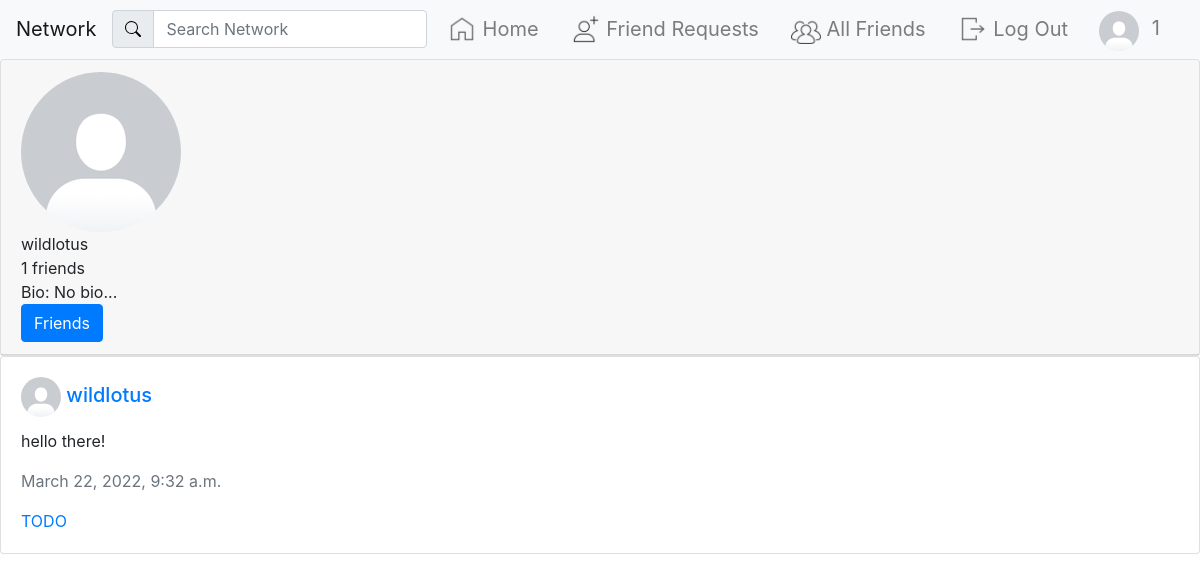
/profile/12 (signed in), run on the app's committed database.
### network/models.py (models this page shows)
class User(AbstractUser):
    pass

class UserProfile(models.Model):
    user = models.OneToOneField(User, primary_key=True, related_name="profile", on_delete=models.CASCADE)
    name = models.CharField(max_length=64, blank=True, null=True)
    bio = models.TextField(blank=True, default="No bio...")
    picture = models.ImageField(blank=True, default="default_profile_image.png")
    friends = models.ManyToManyField(User, blank=True, related_name="friends")

class Post(models.Model):
    author = models.ForeignKey(UserProfile, on_delete=models.CASCADE)
    description = models.CharField(max_length=64)
    only_friends = models.BooleanField(default=False)
    only_me = models.BooleanField(default=False)
    timestamp = models.DateTimeField(default=timezone.now)

### network/views.py (the view)
# urls.py: path("profile/<int:profile_id>", views.show_profile, name="profile"),
def show_profile(request, profile_id):
    try:
        profile = UserProfile.objects.get(pk=profile_id)
        context = {
            "profile": profile,
            "posts": Post.objects.filter(author=profile).order_by('-timestamp'),
            "friend_request_available": not request.user.is_anonymous and not profile.user in request.user.profile.friends.all() and profile.user != request.user,
            "currently_friended": not request.user.is_anonymous and profile.user in request.user.profile.friends.all(),
            "friend_request_available": not request.user.is_anonymous and profile.user != request.user and not profile.user in request.user.profile.friends.all(),
        }
        if request.user.is_authenticated:
            context["self_in_friend_request"] = self_in_friend_request(profile.user, request.user)
            context["self_in_profile_friend_request"] = self_in_profile_friend_request(request.user, profile.user)
            if self_in_profile_friend_request(request.user, profile.user):
                friend_request = FriendRequest.objects.get(to_user=request.user, from_user=profile.user)
                context["friend_request_id"] = friend_request.id
            if request.user != profile.user:
                context["mutual_friends"] = mutual_friends(request.user.profile, profile)
                context["mutual_friends_amount"] = mutual_friends(request.user.profile, profile).count()
    except UserProfile.DoesNotExist:
        return JsonResponse({"error": "User matching query does not exist."})
    return render(request, "network/profile.html", context)

### network/views.py (called while the page is built)
def mutual_friends(request_user, profile):
    profile_friends = profile.friends.all()
    friends_with_profile = profile_friends.values_list('pk', flat=True)
    mutual_friends_of_request_user = request_user.friends.filter(pk__in=friends_with_profile)
    return mutual_friends_of_request_user

def self_in_friend_request(to_user, from_user):
    try:
        FriendRequest.objects.get(to_user=to_user, from_user=from_user)
        return True
    except FriendRequest.DoesNotExist:
        return False

def self_in_profile_friend_request(to_user, from_user):
    try:
        FriendRequest.objects.get(to_user=to_user, from_user=from_user)
        return True
    except FriendRequest.DoesNotExist:
        return False

### network/templates/network/profile.html (shortened to what this page needs)
{% extends "network/layout.html" %} {% load static %}
{% block body %}
    <div id="profile">
        <div class="card">
            <div class="card-header">
                <div>
                    <img class="profile_picture" src="{{ profile.picture.url }}" alt="Profile Picture" style="border-radius: 50%">
                    <div class="profile-username">
                        {{ profile.user.username }}
                    </div>
                    <div>
                        <span id="friends_amount">{{ profile.friends.count }} friends</span>
                    </div>
                    <div class="profile-bio">
                        Bio: {{ profile.bio }}
                    </div>
                    {% if friend_request_available or self_in_friend_request or currently_friended or self_in_profile_friend_request %}
                        {% if currently_friended %}
                            <button type="button" class="btn btn-primary" data-toggle="modal" data-target="#myModal">Friends</button>
                        {% elif self_in_friend_request %}
                            <button type="button" class="btn btn-primary" id="cancel_friend_request_button" data-profile_id="{{ profile.user.id }}">Cancel Request</button>
                        {% else %}
                            <button type="button" class="btn btn-primary" id="send_friend_request_button" data-profile_id="{{ profile.user.id }}">Add Friend</button>
                        {% endif %}
                    {% endif %}
                </div>
            </div>
        </div>
    </div>
    {% for post in posts %}
        {% include "network/posts.html" %}
    {% empty %}
        <div class="d-flex justify-content-center text-muted">
            <h4 class="mt-4">No posts available</h4>
        </div>
    {% endfor %}
{% endblock body %}

### network/templates/network/layout.html (shortened to what this page needs)
{% load static %}
<!DOCTYPE html>
<html lang="en">
<head>
    <link rel="stylesheet" href="https://stackpath.bootstrapcdn.com/bootstrap/4.4.1/css/bootstrap.min.css">
    <link rel="stylesheet" href="{% static 'network/css/styles.css' %}">
</head>
<body>
    <nav class="navbar navbar-expand-lg navbar-light bg-light">
        <a class="navbar-brand" href="{% url 'index' %}">Network</a>
        <form class="form-inline" action="{% url 'search_results' %}" method="get">
            <div class="input-group">
                <div class="input-group-prepend">
                    <span class="input-group-text" id="basic-addon1">
                        <img src="{% static 'network/images/search.svg' %}" alt="">
                    </span>
                </div>
                <input class="form-control mr-sm-2" type="search" placeholder="Search Network" aria-label="Search" name="q">
            </div>
        </form>
        <div class="collapse navbar-collapse" id="navbarNav">
            <ul class="navbar-nav mx-auto">
                <li class="nav-item">
                    <a class="navbar-brand nav-link" href="{% url 'index' %}">
                        <img src="{% static 'network/images/Home_homepage_interface-256.webp' %}" width="30" class="d-inline-block align-top" alt="">
                        Home
                    </a>
                </li>
                {% if user.is_authenticated %}
                <li class="nav-item">
                    <a class="navbar-brand nav-link" href="{% url 'friend_requests' %}">
                        <img src="{% static 'network/images/7282320.png' %}" width="30" class="d-inline-block align-top" alt="">
                        Friend Requests
                    </a>
                </li>
                <li class="nav-item">
                    <a class="navbar-brand nav-link" href="{% url 'friends' user.id %}">
                        <img src="{% static 'network/images/users2-1-256.webp' %}" width="30" class="d-inline-block align-top" alt="">
                        All Friends
                    </a>
                </li>
                <li class="nav-item">
                    <a class="navbar-brand nav-link" href="{% url 'logout' %}">
                        <img src="{% static 'network/images/exit_logout_sign-256.webp' %}" width="30" height="30" class="d-inline-block align-top" alt="">
                        Log Out
                    </a>
                </li>
                {% endif %}
            </ul>
            {% if user.is_authenticated %}
                <ul class="navbar-nav ml-auto">
                    <li class="nav-item">
                        <img src="{{ user.profile.picture.url }}" alt="Logged in Profile Picture" width="40" height="40" style="border-radius: 50%;">
                        <a class="nav-link navbar-brand" href="{% url 'profile' user.id %}" id="profile">{{ user.username }}</a>
                    </li>
                </ul>
            {% endif %}
        </div>
    </nav>
    <div class="body">
        {% block body %}
        {% endblock %}
    </div>
</body>
</html>

### network/templates/network/posts.html (shortened to what this page needs)
{% load static %}
{% if post.only_friends %}
    {% if post.author.user in request.user.profile.friends.all or request.user in post.author.friends.all or post.author.user == request.user %}
        <div class="card">
            <div class="card-body">
                <h5 class="card-title">
                    <img src="{{ post.author.picture.url }}" alt="Post Auhor Profile Picture" width="40px" height="40px"
                        style="border-radius: 50%">
                    <a href="{% url 'profile' post.author.user.id %}">{{ post.author.user.username }}</a>
                </h5>
                <p class="card-text">{{ post.description }}</p>
                <p class="card-text text-muted">{{ post.timestamp }}</p>
                <a href="#" class="card-link">TODO</a>
            </div>
        </div>
    {% endif %}
{% endif %}

### data on the page
User: profile.picture (placeholder picture), username "1"
UserProfile: picture (placeholder picture), user.username "wildlotus", friends.count "1", bio "No bio..."
Post: author.picture (placeholder picture), author.user.username "wildlotus", description "hello there!", timestamp "March 22, 2022, 9:32 a.m."
